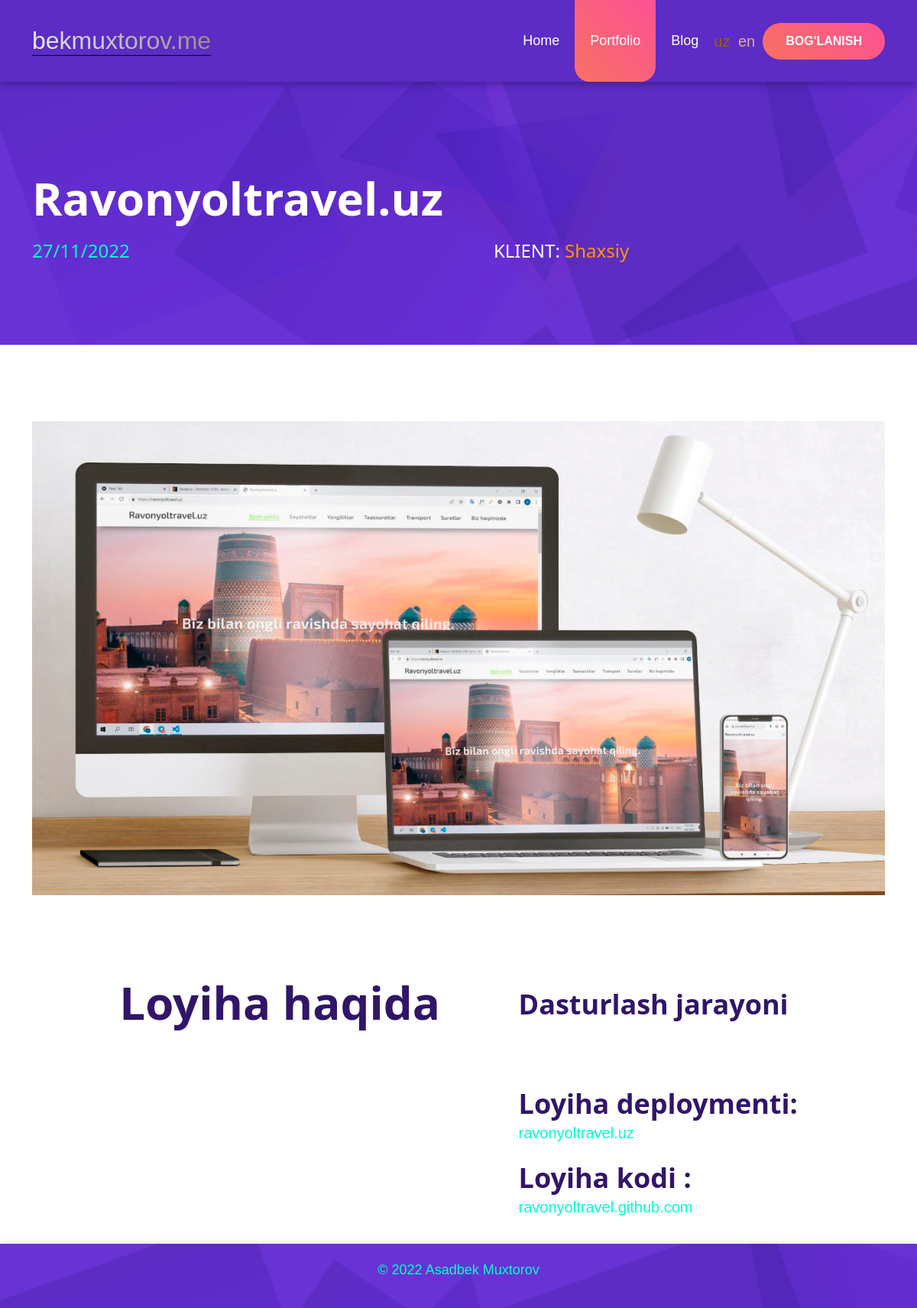
Page /uz/works/1/ on the committed database.
### pages/models.py (models this page shows, shortened)
class Works(TranslatableModel):
    translations = TranslatedFields(
        project_short_description = models.CharField(max_length=50, verbose_name="Loyiha haqida qisqa ma'lumot:", null=True),
        project_description = RichTextField(verbose_name='Loyiha haqida(Batafsil):')
    )
    project_name = models.CharField(max_length=50, verbose_name='Loyiha nomi:')
    project_directions = Const.project_directions
    img = models.ImageField(blank = True, verbose_name = "Loyiha rasmi:")
    project_direction = models.CharField(
        max_length=35,
        choices=project_directions,
        default=1,
        verbose_name="Loyiha yo'nalish:"
    )
    project_date = models.DateTimeField(auto_now_add=True, null=True)
    project_client = models.CharField(max_length=30, verbose_name='Client ism:', null=True)
    project_view = models.TextField(verbose_name='Demo sayt manzili:')
    project_github = models.TextField(verbose_name="GitHub'dagi linki:")
    class Meta:
        verbose_name = 'Portfolio'
    def get_date(self):
        now = self.project_date
        date_time = now.strftime("%d/%m/%Y")
        return date_time

### pages/views.py (the view)
# urls.py: path('works/<int:pk>/', WorkDetailView.as_view(), name='works_detail'),
class WorkDetailView(DetailView):
    model = Works
    template_name = 'works_detail.html'

### templates/works_detail.html (shortened to what this page needs)
{% extends "base_portfolio.html" %}
{% load static %}
{% load i18n %}
{% block link %}{% static 'css/detail.css' %}{% endblock link %}
{% block content %}
<section class="detail-name" style="background-image: url('{% static 'images/background-img.png' %}')">
    <div class="container">
        <h1 class="detail-title">
            {{ object.project_name }}
        </h1>
        <div class="detail-data">
            <h4 class="date">
                {{ object.get_date }}
            </h4>
            <h4 class="client">KLIENT: <span class="client-name">{{ object.project_client }}</span></h4>
        </div>
    </div>
</section>
<section class="portfolio-detail">
    <div class="container">
        <div class="detail-img">
            <img src="{{ object.img.url }}" alt="picture for detail">
        </div>
        <div class="detail-description">
            <ul class="project-overview">
                <li>
                    <h4>
                        {% trans "Loyiha haqida" %}
                    </h4>
                </li>
                <li>
                    <h5 class="overview-title">
                        {% trans "Dasturlash jarayoni" %}
                    </h5>
                    <br><br>
                    <h5 class="overview-title">
                        {% trans "Loyiha deploymenti:" %}
                    </h5>
                    <p>
                        <a href="{{ object.project_view }}">
                            {{ object.project_view }}
                        </a>
                    </p>
                    <h5 class="overview-title">
                        {% trans "Loyiha kodi " %}:
                    </h5>
                    <p>
                        <a href="{{ object.project_github }}">
                            {{ object.project_github }}
                        </a>
                    </p>
                </li>
            </ul>
        </div>
    </div>
</section>
{% endblock content %}

### static/css/works.css (style rules this page uses)
* { margin: 0; padding: 0; }
p { margin: 0; font-family: 'GlacialIndifference', sans-serif; font-size: 18px; font-weight: 400; color: rgb(71 47 125); line-height: 1.556; }

### static/css/detail.css (style rules this page uses)
.detail-name { padding-top: 200px; padding-bottom: 100px; }
.detail-title { margin: 0; padding: 0; font-size: 60px; line-height: 70px; color: #fff; font-family: 'GlacialIndifference' sans-serif; font-weight: bold; }
.detail-data { margin-top: 20px; width: 70%; display: flex; flex-direction: row; justify-content: space-between; }
.date { color: rgb(0, 255, 204); font-weight: 500; }
.client { color: #fff; }
.client-name { color: rgb(255, 150, 0);; }
.portfolio-detail { margin-top: 100px; }
.detail-img { text-align: center; }
.detail-description { width: 80%; margin: 0 auto; }
.project-overview { display: flex; flex-direction: row; justify-content: space-evenly; margin-top: 100px; padding: 0; }
.project-overview li { list-style: none; }
.project-overview li:not(:last-child) { margin-right: 100px; }
.project-overview h4 { font-size: 60px; color: rgb(49, 21, 105); font-weight: bold; line-height: 80px; font-family: 'GlacialIndifference' sans-serif; }
.overview-title { margin: 0; padding: 0; color: rgb(49, 21, 105); font-size: 36px; line-height: 46px; font-weight: 700; margin-top: 20px; }
p { margin: 0; font-family: 'GlacialIndifference' sans-serif; font-size: 18px; font-weight: 400; color: rgb(71 47 125); line-height: 1.556; }
p a { color: rgb(0, 255, 204); font-size: 20px; text-decoration: none; }
.detail-img img { width: 100%; height: 100%; object-fit: cover; -o-object-fit: cover; border: 0; vertical-align: middle; display: inline-block; max-width: 100%; }

### rows in the picture
Works: project_name "Ravonyoltravel.uz", get_date "27/11/2022", project_client "Shaxsiy", img (picture), project_view "ravonyoltravel.uz", project_github "ravonyoltravel.github.com"

### other values in the picture
{{ language.code }} "uz" "en"
